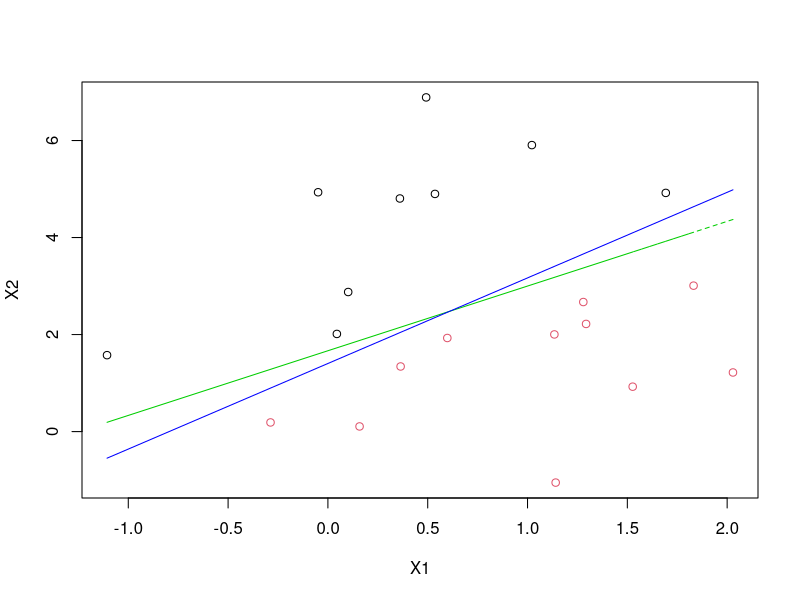
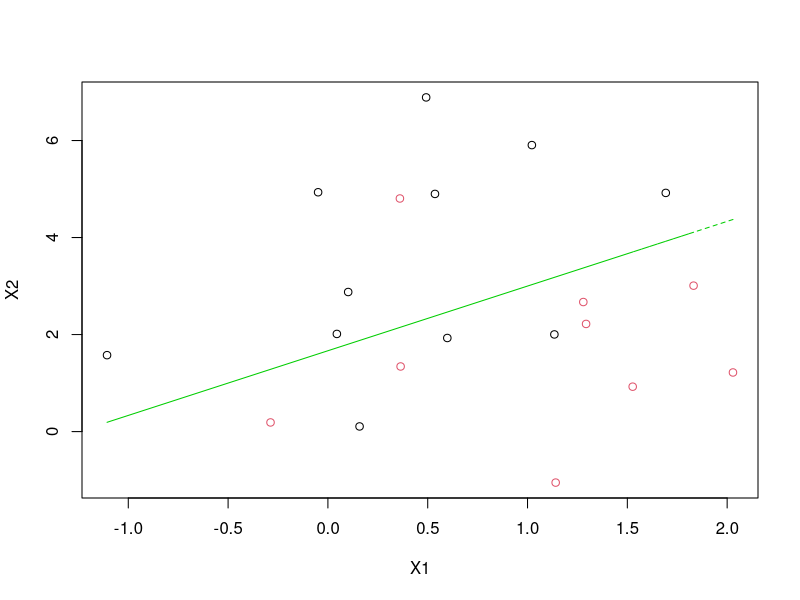
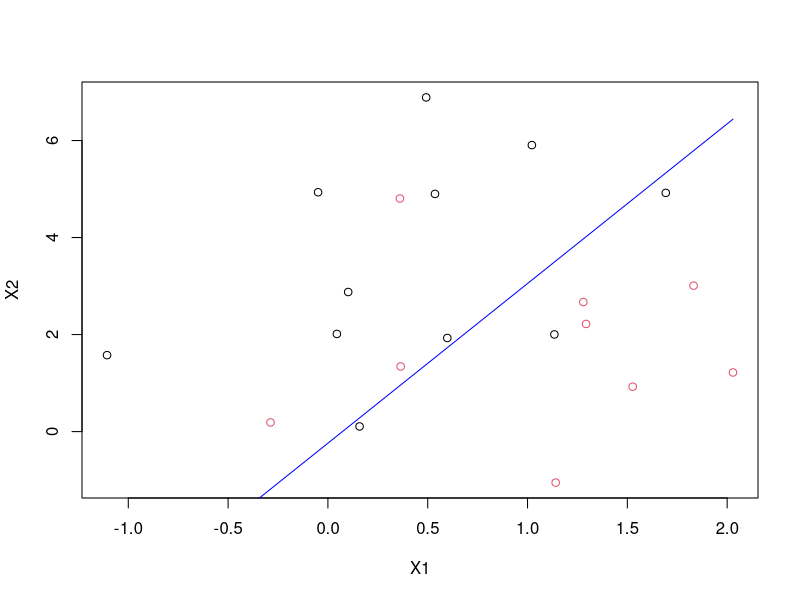
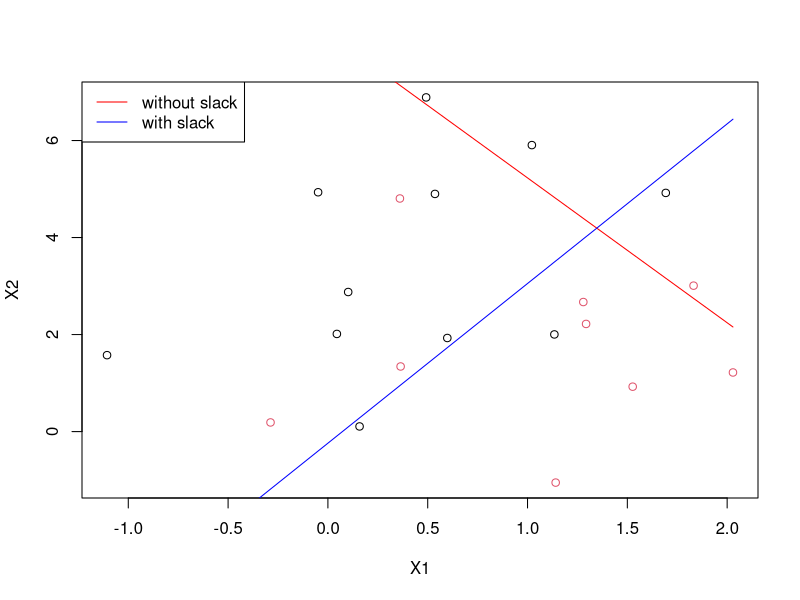
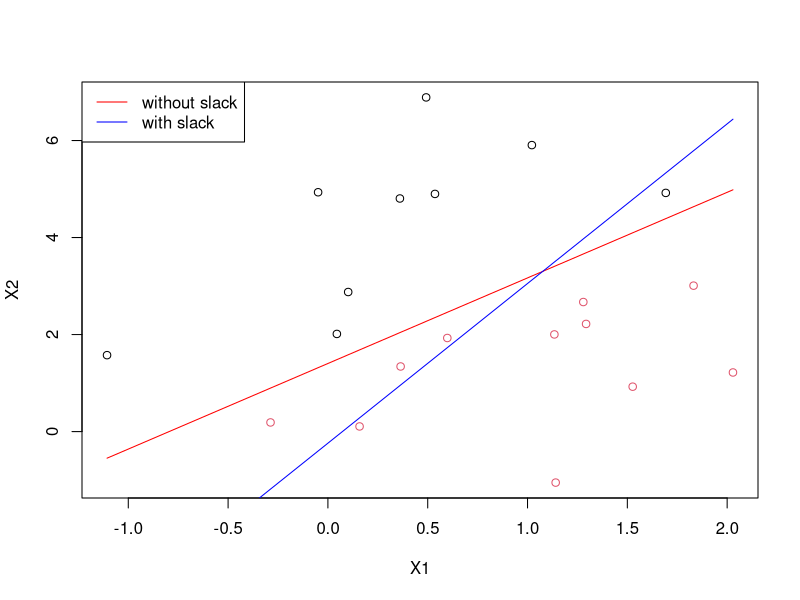
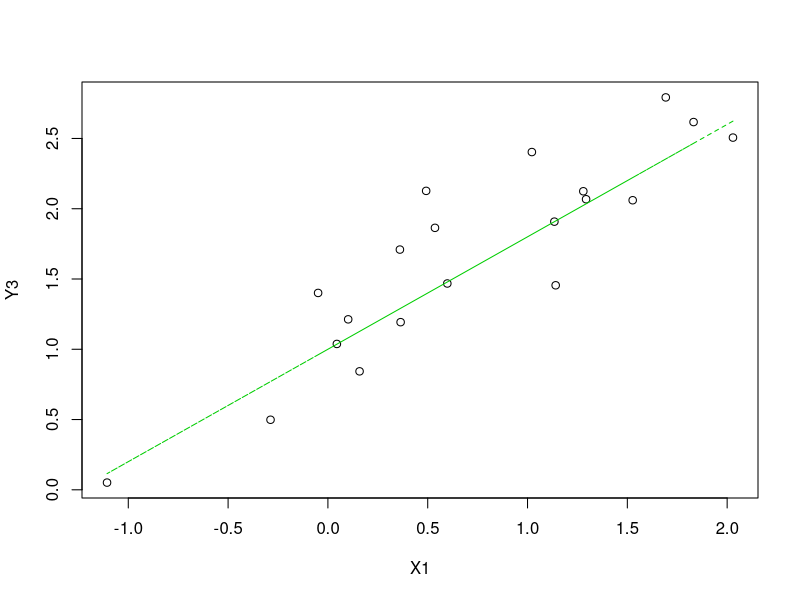
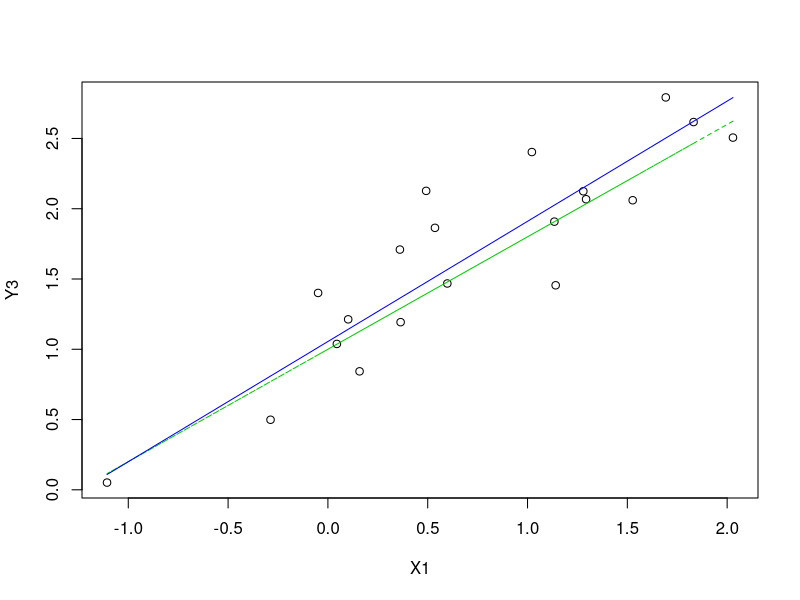

R code for these plots, in order:
## ---- chunk 1
#Simulate a dataset
n <- 20
set.seed(597)
X1 <- rnorm(n, mean=1, sd=1)
X2 <- rnorm(n, mean=2, sd=2)
#epsilon <- rnorm(n, mean=0, sd=1)

beta0 <- 1
beta1 <- 0.8
beta2 <- -0.6

#set a true boundary line
L <- beta0 + beta1*X1 + beta2*X2

Y <- ifelse(L>0, 1, -1)
#table(Y)
## ---- chunk 2
library(quadprog)
library(Matrix)

SVM_noslack <- function(X1, X2, Y){
  bvec <- rep(0, 1+n)
  Amat <- as.matrix(rbind(Y, diag(1, nrow=n)))

  dvec <- rep(1, n)
  A <- as.matrix(rbind(Y*X1, Y*X2))
  Dmat <- t(A) %*% A
  
  #X <- cbind(X1, X2)
  #Dmat <- matrix(NA, nrow=n, ncol=n)
  #for (i in 1:n){
  #  for (j in 1:n){
  #    Dmat[i,j] <- Y[i]*Y[j]*as.numeric(t(as.numeric(X[i,])) %*% as.numeric(X[j,]))
  #  }
  #}
  
  pd_Dmat <- nearPD(Dmat)
  Dmat <- pd_Dmat$mat
  
  #sc <- norm(Dmat,"2")
  
  test <- solve.QP(Dmat=Dmat, 
                   dvec=dvec, 
                   Amat=t(Amat), 
                   bvec=bvec,
                   meq=1)
  alpha_sol <- test$solution
  beta_sol <- c(sum(alpha_sol*Y*X1), sum(alpha_sol*Y*X2))
  #beta_sol
  
  alpha_ind <- which(alpha_sol>1e-6)[1] #??
  beta0_sol <- as.numeric( Y[alpha_ind]-t(beta_sol) %*% c(X1[alpha_ind],X2[alpha_ind]) )
  #beta0_sol
  return(c(beta0_sol, beta_sol))
}

beta_noslack <- SVM_noslack(X1, X2, Y)
beta0_sol <- beta_noslack[1]
beta_sol <- beta_noslack[2:3]
## ---- chunk 3
pred_Y <- ifelse(beta0_sol+as.numeric(cbind(X1, X2)%*%beta_sol)>0, 1, -1)
#mean(Y==pred_Y)

Y_cat <- as.factor(Y)
est_X2 <- 1/beta2 * (-beta0-beta1*X1)

pred1_X2 <- 1/beta_sol[2] * (-beta0_sol-beta_sol[1]*X1)

plot(X1, X2, type="p", col=Y_cat)
lines(X1, est_X2, type="l", lty=2, col="green3")
lines(X1, pred1_X2, type="l", lty=1, col="blue")
## ---- chunk 4
#Simulate a dataset
n <- 20
set.seed(597)
X1 <- rnorm(n, mean=1, sd=1)
X2 <- rnorm(n, mean=2, sd=2)
epsilon <- rnorm(n, mean=0, sd=1)

beta0 <- 1
beta1 <- 0.8
beta2 <- -0.6

L2 <- beta0 + beta1*X1 + beta2*X2 + epsilon

Y2 <- ifelse(L2>0, 1, -1)
#table(Y2)

Y2_cat <- as.factor(Y2)
est_X2 <- 1/beta2 * (-beta0-beta1*X1)

plot(X1, X2, type="p", col=Y2_cat)
lines(X1, est_X2, type="l", lty=2, col="green3")
## ---- chunk 5
SVM_slack <- function(X1, X2, Y, C){
  bvec2 <- c(rep(0, 1+n), rep(-C, n))
  Amat2 <- as.matrix(rbind(Y2, diag(1, nrow=n), diag(-1, nrow=n)))
  
  dvec2 <- rep(1, n)
  A2 <- as.matrix(rbind(Y2*X1, Y2*X2))
  Dmat2 <- t(A2) %*% A2
  pd_Dmat2 <- nearPD(Dmat2)
  Dmat2 <- as.matrix(pd_Dmat2$mat)
  #sc <- norm(Dmat,"2")
  
  test2 <- solve.QP(Dmat=Dmat2, 
                    dvec=dvec2, 
                    Amat=t(Amat2), 
                    bvec=bvec2,
                    meq=1)
  alpha_sol2 <- test2$solution
  beta_sol2 <- c(sum(alpha_sol2*Y2*X1), sum(alpha_sol2*Y2*X2))
  #beta_sol2
  
  alpha_ind2 <- which(alpha_sol2>=1e-6 & alpha_sol2<(C-0.01))[1]
  
  beta0_sol2 <- as.numeric( Y2[alpha_ind2]-t(beta_sol2) %*% c(X1[alpha_ind2],X2[alpha_ind2]) )
  #beta0_sol2
  return(c(beta0_sol2, beta_sol2))
}


beta_slack <- SVM_slack(X1=X1, X2=X2, Y=Y2, C=2)
beta0_sol2 <- beta_slack[1]
beta_sol2 <- beta_slack[2:3]
## ---- chunk 6
pred_Y2 <- ifelse(beta0_sol2+as.numeric(cbind(X1, X2)%*%beta_sol2)>0, 1, -1)
#mean(Y2==pred_Y2)

pred2_X2 <- 1/beta_sol2[2] * (-beta0_sol2-beta_sol2[1]*X1)

plot(X1, X2, type="p", col=Y2_cat)
#lines(X1, est_X2, type="l", lty=2, col="green3")
lines(X1, pred2_X2, type="l", lty=1, col="blue")
## ---- chunk 7
beta_noslack_2 <- SVM_noslack(X1=X1, X2=X2, Y=Y2)
beta0_sol1_2 <- beta_noslack_2[1]
beta_sol1_2 <- beta_noslack_2[2:3]

pred_Y_2 <- ifelse(beta0_sol1_2+as.numeric(cbind(X1, X2)%*%beta_sol1_2)>0, 1, -1)
#mean(Y==pred_Y_2)

pred1_X2_2 <- 1/beta_sol1_2[2] * (-beta0_sol1_2-beta_sol1_2[1]*X1)

plot(X1, X2, type="p", col=Y2_cat)
lines(X1, pred1_X2_2, type="l", lty=1, col="red")
lines(X1, pred2_X2, type="l", lty=1, col="blue")
legend("topleft",c("without slack", "with slack"), col=c("red", "blue"), lty=c(1,1))
## ---- chunk 8
beta_slack_2 <- SVM_slack(X1=X1, X2=X2, Y=Y, C=2)
beta0_sol2_2 <- beta_slack_2[1]
beta_sol2_2 <- beta_slack_2[2:3]

pred_Y2_2 <- ifelse(beta0_sol2_2+as.numeric(cbind(X1, X2)%*%beta_sol2_2)>0, 1, -1)
mean(Y==pred_Y2_2)

pred2_X2_2 <- 1/beta_sol2_2[2] * (-beta0_sol2_2-beta_sol2_2[1]*X1)

plot(X1, X2, type="p", col=Y_cat)
lines(X1, pred1_X2, type="l", lty=1, col="red")
lines(X1, pred2_X2_2, type="l", lty=1, col="blue")
legend("topleft",c("without slack", "with slack"), col=c("red", "blue"), lty=c(1,1))
## ---- chunk 9
#Simulate a dataset
n <- 20
set.seed(597)
X1 <- rnorm(n, mean=1, sd=1)
epsilon <- rnorm(n, mean=0, sd=0.3)

beta0 <- 1
beta1 <- 0.8

Y3 <- beta0 + beta1*X1 + epsilon

est_Y3 <- beta0 + beta1*X1

plot(X1, Y3, type="p")
lines(X1, est_Y3, type="l", lty=2, col="green3")

## ---- chunk 10
C <- 2
eps <- 0.001

bvec3 <- c(rep(0, 1+2*n), rep(-C, 2*n))

B <- cbind(diag(1, nrow=n), diag(-1, nrow=n))

Amat3 <- as.matrix(rbind(as.numeric(t(rep(1,n))%*%B), diag(1, nrow=2*n), diag(-1, nrow=2*n)))

dvec3 <- -eps*rep(1, 2*n)+c(Y3,rep(0,n))-c(rep(0,n),Y3)

Dmat3 <- t(B) %*% X1 %*% t(X1) %*% B
pd_Dmat3 <- nearPD(Dmat3)
Dmat3 <- as.matrix(pd_Dmat3$mat)

test3 <- solve.QP(Dmat=Dmat3, 
                  dvec=dvec3, 
                  Amat=t(Amat3), 
                  bvec=bvec3,
                  meq=1)
alpha_sol3 <- test3$solution
alpha1 <- alpha_sol3[1:n]
alpha2 <- alpha_sol3[(n+1):(2*n)]
beta_sol3 <- as.numeric(t(alpha1-alpha2) %*% X1)
#beta_sol3

alpha_ind1 <- which(alpha2>1e-6 | alpha1<1.9999)
lower <- max(-eps + Y3[alpha_ind1]-beta_sol3*X1[alpha_ind1])

alpha_ind2 <- which(alpha1>1e-6 | alpha2<1.9999)
upper <- min(-eps + Y3[alpha_ind2]-beta_sol3*X1[alpha_ind2])

#alpha_ind3 <- which(alpha1>=1e-6 & alpha1<1.9999 & alpha2>=1e-6 & alpha2<1.9999)
#beta0_sol3 <- as.numeric( Y3[alpha_ind3]-beta_sol3*X1[alpha_ind3] )

beta0_sol3 <- (lower+upper)/2
## ---- chunk 11
pred_Y3 <- beta0_sol3 + beta_sol3*X1

plot(X1, Y3, type="p")
lines(X1, est_Y3, type="l", lty=2, col="green3")
lines(X1, pred_Y3, type="l", lty=1, col="blue")
